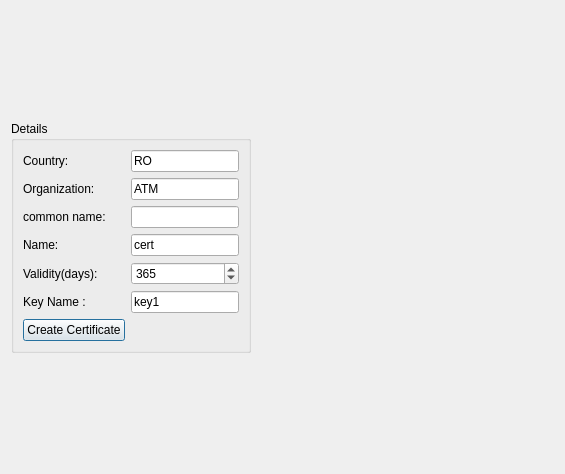
<?xml version="1.0" encoding="UTF-8"?>
<ui version="4.0">
 <class>GenCertificateWindow</class>
 <widget class="QDialog" name="GenCertificateWindow">
  <property name="geometry">
   <rect>
    <x>0</x>
    <y>0</y>
    <width>565</width>
    <height>474</height>
   </rect>
  </property>
  <property name="windowTitle">
   <string>Dialog</string>
  </property>
  <layout class="QFormLayout" name="formLayout_2">
   <item row="2" column="0">
    <spacer name="verticalSpacer">
     <property name="orientation">
      <enum>Qt::Vertical</enum>
     </property>
     <property name="sizeHint" stdset="0">
      <size>
       <width>20</width>
       <height>40</height>
      </size>
     </property>
    </spacer>
   </item>
   <item row="0" column="0">
    <spacer name="verticalSpacer_2">
     <property name="orientation">
      <enum>Qt::Vertical</enum>
     </property>
     <property name="sizeHint" stdset="0">
      <size>
       <width>20</width>
       <height>40</height>
      </size>
     </property>
    </spacer>
   </item>
   <item row="1" column="0">
    <widget class="QGroupBox" name="groupBox">
     <property name="title">
      <string>Details</string>
     </property>
     <layout class="QFormLayout" name="formLayout">
      <item row="0" column="0">
       <widget class="QLabel" name="label">
        <property name="text">
         <string>Country:</string>
        </property>
       </widget>
      </item>
      <item row="0" column="1">
       <widget class="QLineEdit" name="country">
        <property name="text">
         <string>RO</string>
        </property>
       </widget>
      </item>
      <item row="1" column="0">
       <widget class="QLabel" name="label_2">
        <property name="text">
         <string>Organization:</string>
        </property>
       </widget>
      </item>
      <item row="1" column="1">
       <widget class="QLineEdit" name="organization">
        <property name="text">
         <string>ATM</string>
        </property>
       </widget>
      </item>
      <item row="2" column="0">
       <widget class="QLabel" name="label_3">
        <property name="text">
         <string>common name:</string>
        </property>
       </widget>
      </item>
      <item row="2" column="1">
       <widget class="QLineEdit" name="common_name"/>
      </item>
      <item row="3" column="0">
       <widget class="QLabel" name="label_4">
        <property name="text">
         <string>Name:</string>
        </property>
       </widget>
      </item>
      <item row="3" column="1">
       <widget class="QLineEdit" name="name">
        <property name="text">
         <string>cert</string>
        </property>
       </widget>
      </item>
      <item row="4" column="1">
       <widget class="QSpinBox" name="validity">
        <property name="suffix">
         <string/>
        </property>
        <property name="prefix">
         <string/>
        </property>
        <property name="maximum">
         <number>99999</number>
        </property>
        <property name="value">
         <number>365</number>
        </property>
       </widget>
      </item>
      <item row="4" column="0">
       <widget class="QLabel" name="label_5">
        <property name="text">
         <string>Validity(days):</string>
        </property>
       </widget>
      </item>
      <item row="6" column="0">
       <widget class="QPushButton" name="create_btn">
        <property name="text">
         <string>Create Certificate</string>
        </property>
       </widget>
      </item>
      <item row="5" column="0">
       <widget class="QLabel" name="keyName">
        <property name="text">
         <string>Key Name : </string>
        </property>
       </widget>
      </item>
      <item row="5" column="1">
       <widget class="QLineEdit" name="keyName_line">
        <property name="text">
         <string>key1</string>
        </property>
       </widget>
      </item>
     </layout>
    </widget>
   </item>
  </layout>
 </widget>
 <resources/>
 <connections/>
</ui>
